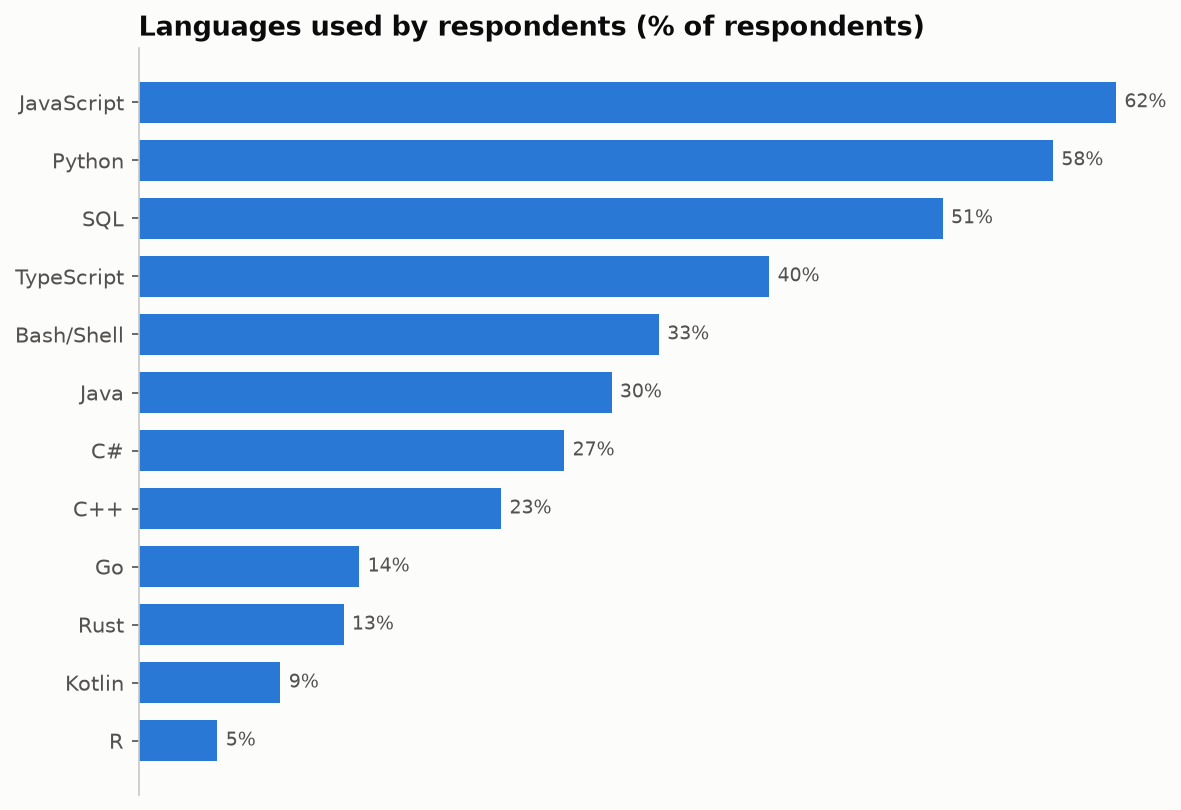

This chart was generated by the following Python code:
"""
Horizontal Bar Chart (sorted)  -  family: Magnitude

DESIGN PURPOSE
Bars laid out horizontally and sorted by value. Long category labels stay
readable, and the sort turns the chart into a ranking as well as a size
comparison.

WHEN TO USE
  - Category names are long (countries, products, survey answers)
  - There are many categories (up to ~25)
  - Show both size and rank at once

AVOID WHEN
  - Categories have a natural order such as time (keep that order, use
    columns)

ALTERNATIVES
  - Lollipop chart
  - Dot plot
  - Treemap (many categories)

EXAMPLE
Most-used programming languages among survey respondents (% of respondents),
synthetic data.

Run:  python horizontal_bar.py

The notebook also shows this chart built with: plotly, altair.
"""
import sys
from pathlib import Path

import numpy as np
import pandas as pd
import matplotlib.pyplot as plt

# Library style: categorical colors in fixed order, recessive axes, hairline grid.
PALETTE = ["#2a78d6", "#eb6834", "#1baf7a", "#eda100",
           "#e87ba4", "#008300", "#6250d6", "#e34948"]
SEQ_CMAP = "Blues"      # sequential: one hue, light -> dark
DIV_CMAP = "RdBu_r"     # diverging: two opposite hues, neutral midpoint
GRAY = "#b8b7b1"        # de-emphasised marks
plt.rcParams.update({
    "figure.figsize": (8, 4.8), "figure.dpi": 110, "figure.facecolor": "#fcfcfb",
    "axes.facecolor": "#fcfcfb", "axes.edgecolor": "#c9c8c3", "axes.linewidth": 0.8,
    "axes.spines.top": False, "axes.spines.right": False,
    "axes.grid": True, "grid.color": "#e6e5e1", "grid.linewidth": 0.6, "axes.axisbelow": True,
    "axes.prop_cycle": plt.cycler(color=PALETTE),
    "axes.titlesize": 13, "axes.titleweight": "bold", "axes.titlelocation": "left",
    "axes.labelcolor": "#52514e", "xtick.color": "#52514e", "ytick.color": "#52514e",
    "text.color": "#0b0b0b", "font.size": 10, "lines.linewidth": 2,
    "legend.frameon": False,
})

# --- Example data ------------------------------------------------------------
df = pd.DataFrame({
    "language": ["JavaScript", "Python", "SQL", "TypeScript", "Bash/Shell", "Java",
                 "C#", "C++", "Go", "Rust", "Kotlin", "R"],
    "pct": [62, 58, 51, 40, 33, 30, 27, 23, 14, 13, 9, 5],
}).sort_values("pct")
df.tail()

# --- Plot --------------------------------------------------------------------
fig, ax = plt.subplots(figsize=(8, 5.5))
bars = ax.barh(df["language"], df["pct"], color=PALETTE[0], height=0.7)
ax.bar_label(bars, fmt="%d%%", padding=4, fontsize=9, color="#52514e")
ax.xaxis.set_visible(False)
ax.spines["bottom"].set_visible(False)
ax.grid(False)
ax.set_title("Languages used by respondents (% of respondents)")
fig.tight_layout()

# --- Save / show -------------------------------------------------------------
out = Path(__file__).with_name(Path(__file__).stem + ".png")
fig.savefig(out, dpi=150, bbox_inches="tight")
print(f"saved {out}")
if "--no-show" not in sys.argv:
    plt.show()
